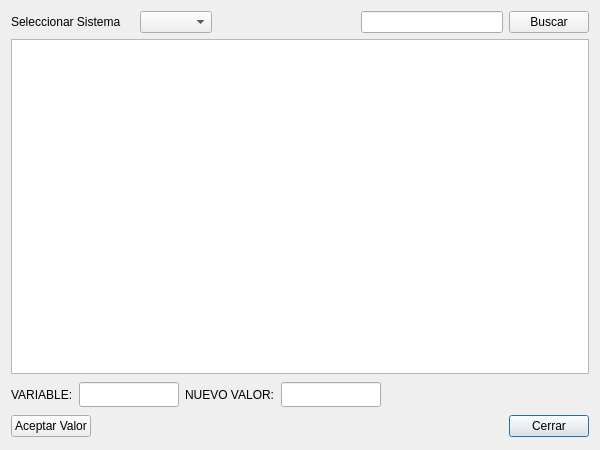
<?xml version="1.0" encoding="UTF-8"?>
<ui version="4.0">
 <class>ConfiguracionDeModelos</class>
 <widget class="QDialog" name="ConfiguracionDeModelos">
  <property name="geometry">
   <rect>
    <x>0</x>
    <y>0</y>
    <width>600</width>
    <height>450</height>
   </rect>
  </property>
  <property name="windowTitle">
   <string>Dialog</string>
  </property>
  <layout class="QGridLayout" name="gridLayout">
   <item row="0" column="0">
    <layout class="QVBoxLayout" name="verticalLayout">
     <item>
      <layout class="QHBoxLayout" name="horizontalLayout_3">
       <item>
        <widget class="QLabel" name="label_3">
         <property name="text">
          <string>Seleccionar Sistema</string>
         </property>
        </widget>
       </item>
       <item>
        <spacer name="horizontalSpacer_7">
         <property name="orientation">
          <enum>Qt::Horizontal</enum>
         </property>
         <property name="sizeType">
          <enum>QSizePolicy::Maximum</enum>
         </property>
         <property name="sizeHint" stdset="0">
          <size>
           <width>13</width>
           <height>17</height>
          </size>
         </property>
        </spacer>
       </item>
       <item>
        <widget class="QComboBox" name="SeleccSist">
         <property name="currentIndex">
          <number>-1</number>
         </property>
         <property name="maxVisibleItems">
          <number>15</number>
         </property>
        </widget>
       </item>
       <item>
        <spacer name="horizontalSpacer_3">
         <property name="orientation">
          <enum>Qt::Horizontal</enum>
         </property>
         <property name="sizeHint" stdset="0">
          <size>
           <width>40</width>
           <height>20</height>
          </size>
         </property>
        </spacer>
       </item>
       <item>
        <widget class="QLineEdit" name="textobuscar"/>
       </item>
       <item>
        <widget class="QPushButton" name="bbuscar">
         <property name="text">
          <string>Buscar</string>
         </property>
        </widget>
       </item>
      </layout>
     </item>
     <item>
      <widget class="QTableWidget" name="table"/>
     </item>
     <item>
      <spacer name="verticalSpacer_3">
       <property name="orientation">
        <enum>Qt::Vertical</enum>
       </property>
       <property name="sizeType">
        <enum>QSizePolicy::Fixed</enum>
       </property>
       <property name="sizeHint" stdset="0">
        <size>
         <width>20</width>
         <height>2</height>
        </size>
       </property>
      </spacer>
     </item>
     <item>
      <layout class="QHBoxLayout" name="horizontalLayout">
       <item>
        <widget class="QLabel" name="label">
         <property name="text">
          <string>VARIABLE:</string>
         </property>
        </widget>
       </item>
       <item>
        <widget class="QLineEdit" name="varToChange">
         <property name="minimumSize">
          <size>
           <width>100</width>
           <height>25</height>
          </size>
         </property>
         <property name="maximumSize">
          <size>
           <width>100</width>
           <height>25</height>
          </size>
         </property>
         <property name="text">
          <string/>
         </property>
         <property name="readOnly">
          <bool>true</bool>
         </property>
        </widget>
       </item>
       <item>
        <widget class="QLabel" name="label_2">
         <property name="text">
          <string>NUEVO VALOR:</string>
         </property>
        </widget>
       </item>
       <item>
        <widget class="QLineEdit" name="inNuevoValor">
         <property name="minimumSize">
          <size>
           <width>100</width>
           <height>25</height>
          </size>
         </property>
         <property name="maximumSize">
          <size>
           <width>100</width>
           <height>25</height>
          </size>
         </property>
         <property name="inputMask">
          <string/>
         </property>
         <property name="text">
          <string/>
         </property>
         <property name="frame">
          <bool>true</bool>
         </property>
         <property name="echoMode">
          <enum>QLineEdit::Normal</enum>
         </property>
         <property name="alignment">
          <set>Qt::AlignRight|Qt::AlignTrailing|Qt::AlignVCenter</set>
         </property>
        </widget>
       </item>
       <item>
        <spacer name="horizontalSpacer">
         <property name="orientation">
          <enum>Qt::Horizontal</enum>
         </property>
         <property name="sizeHint" stdset="0">
          <size>
           <width>40</width>
           <height>20</height>
          </size>
         </property>
        </spacer>
       </item>
      </layout>
     </item>
     <item>
      <spacer name="verticalSpacer_2">
       <property name="orientation">
        <enum>Qt::Vertical</enum>
       </property>
       <property name="sizeType">
        <enum>QSizePolicy::Fixed</enum>
       </property>
       <property name="sizeHint" stdset="0">
        <size>
         <width>20</width>
         <height>2</height>
        </size>
       </property>
      </spacer>
     </item>
     <item>
      <layout class="QHBoxLayout" name="horizontalLayout_2">
       <item>
        <widget class="QPushButton" name="guardar">
         <property name="text">
          <string>Aceptar Valor</string>
         </property>
         <property name="autoDefault">
          <bool>false</bool>
         </property>
         <property name="default">
          <bool>false</bool>
         </property>
        </widget>
       </item>
       <item>
        <spacer name="horizontalSpacer_2">
         <property name="orientation">
          <enum>Qt::Horizontal</enum>
         </property>
         <property name="sizeHint" stdset="0">
          <size>
           <width>40</width>
           <height>20</height>
          </size>
         </property>
        </spacer>
       </item>
       <item>
        <widget class="QPushButton" name="cerrar">
         <property name="text">
          <string>Cerrar</string>
         </property>
         <property name="default">
          <bool>true</bool>
         </property>
        </widget>
       </item>
      </layout>
     </item>
     <item>
      <spacer name="verticalSpacer">
       <property name="orientation">
        <enum>Qt::Vertical</enum>
       </property>
       <property name="sizeType">
        <enum>QSizePolicy::Fixed</enum>
       </property>
       <property name="sizeHint" stdset="0">
        <size>
         <width>20</width>
         <height>2</height>
        </size>
       </property>
      </spacer>
     </item>
    </layout>
   </item>
  </layout>
 </widget>
 <resources/>
 <connections>
  <connection>
   <sender>cerrar</sender>
   <signal>clicked()</signal>
   <receiver>ConfiguracionDeModelos</receiver>
   <slot>close()</slot>
   <hints>
    <hint type="sourcelabel">
     <x>386</x>
     <y>415</y>
    </hint>
    <hint type="destinationlabel">
     <x>276</x>
     <y>442</y>
    </hint>
   </hints>
  </connection>
 </connections>
</ui>
